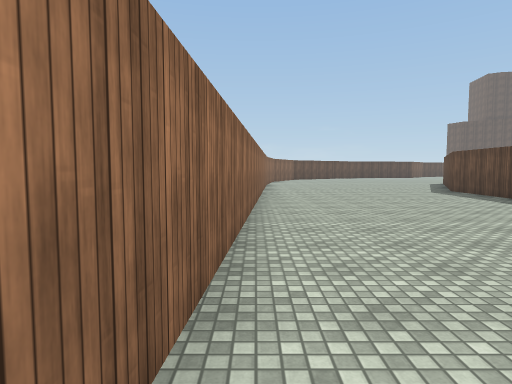
[1] (above)

22 first-person views from a walk through a Unity game level. The camera is 1.5 m above the floor, tilts 4° down and sees 75° across. The floor is counted in squares, 2 m on a side. Each view is taken from the middle of a square. On the plan, view 1 faces up. The plan holds only what a view shows up to about 11 squares ahead; the rest is blank. The place goes on beyond the plan. Surface patterns are stand-ins for the level's own textures.

[2]
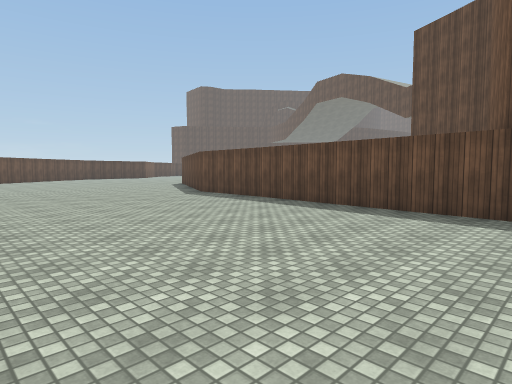

[3]
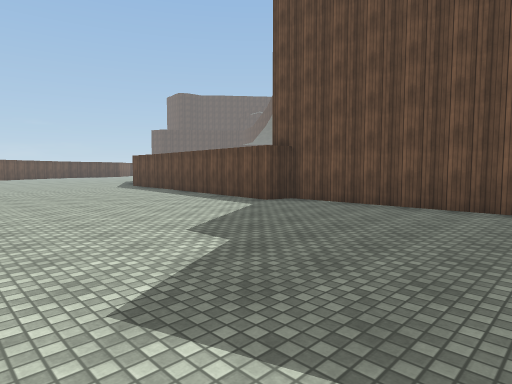

[4]
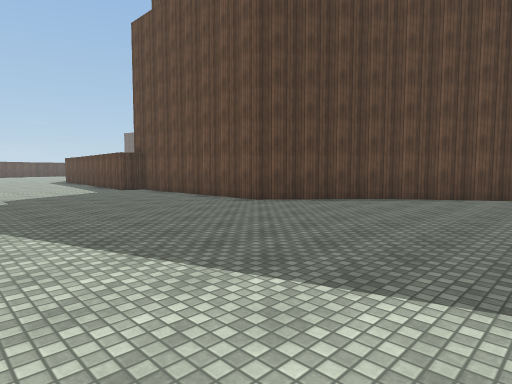

[5]
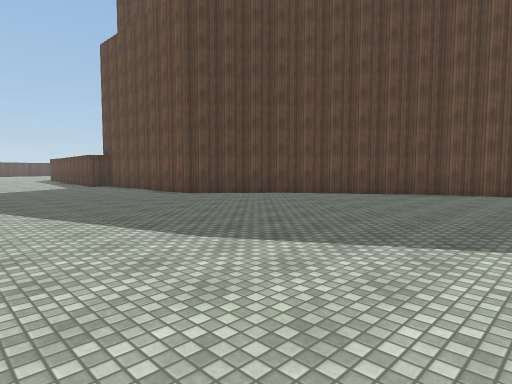

[6]
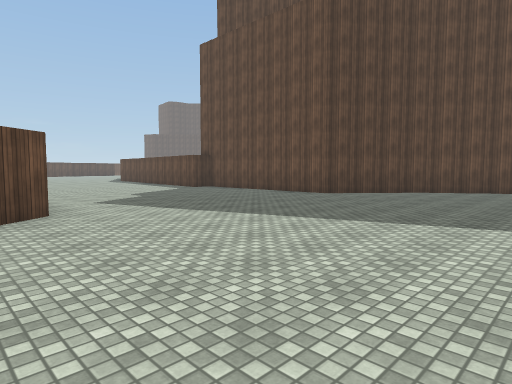

[7]
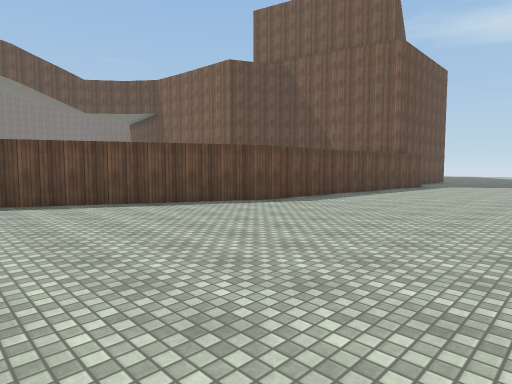

[8]
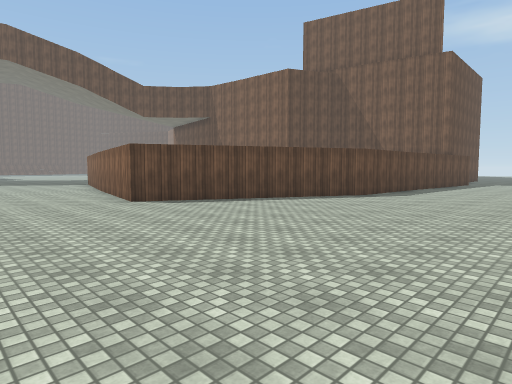

[9]
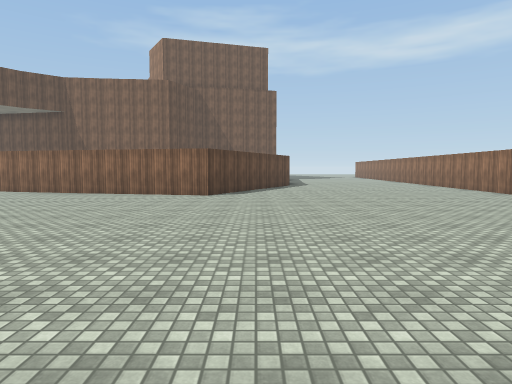

[10]
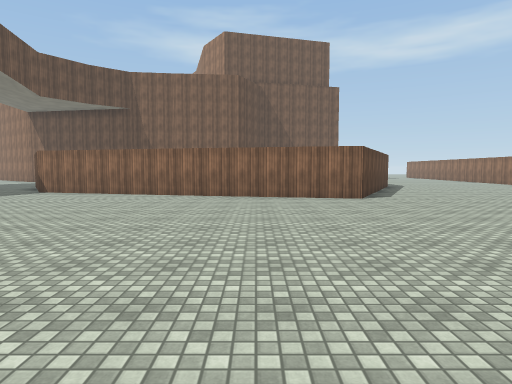

[11]
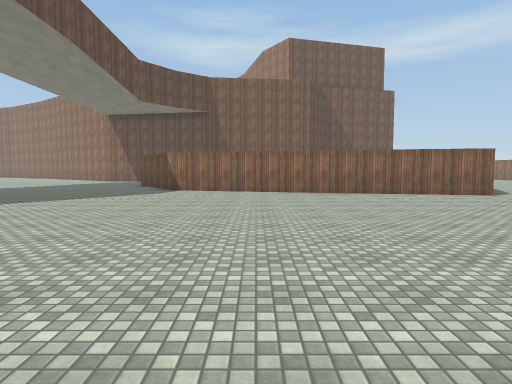

[12]
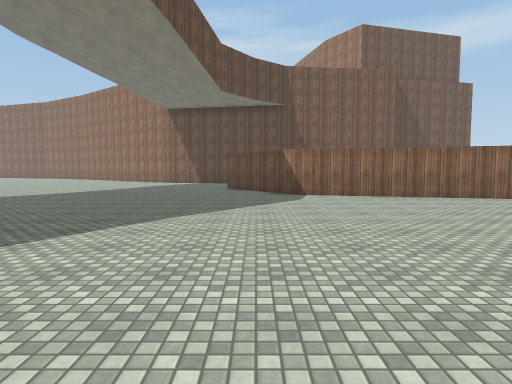

[13]
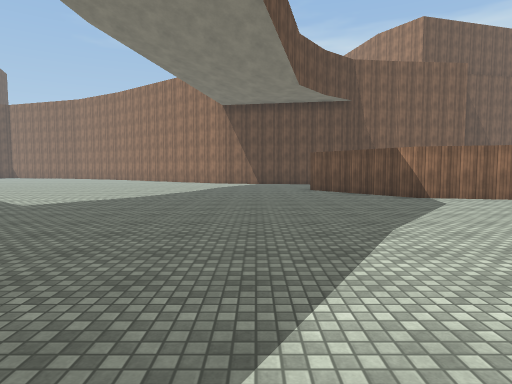

[14]
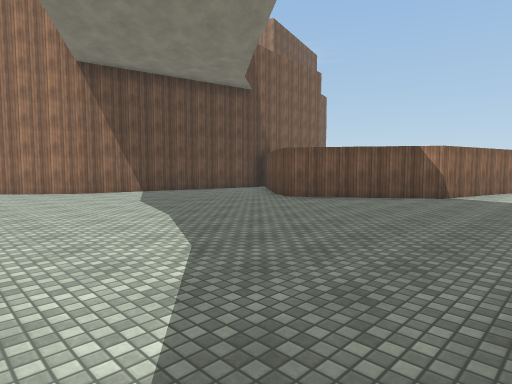

[15]
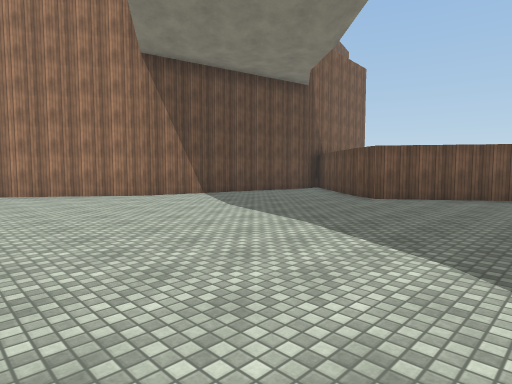

[16]
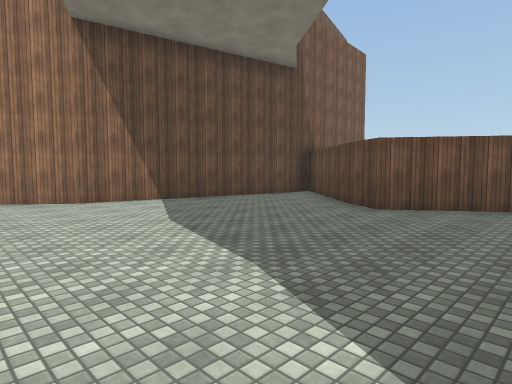

[17]
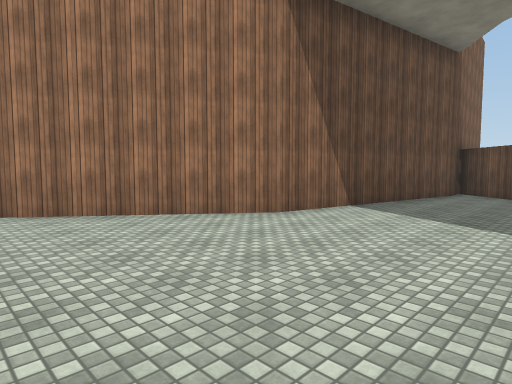

[18]
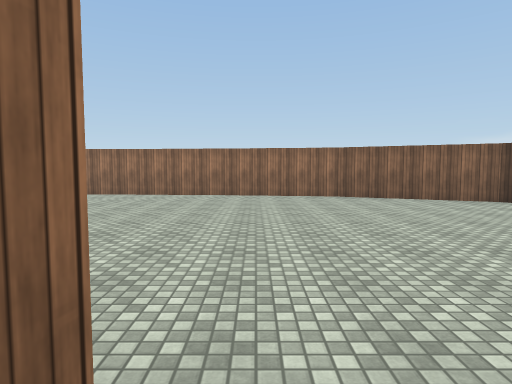

[19]
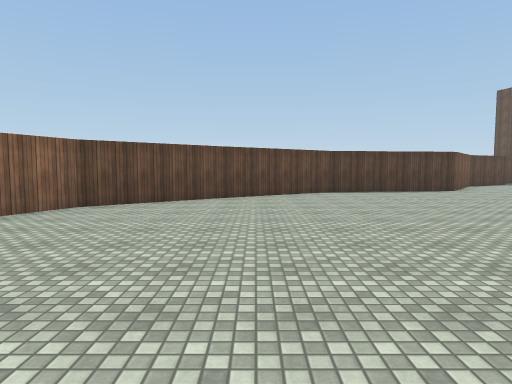

[20]
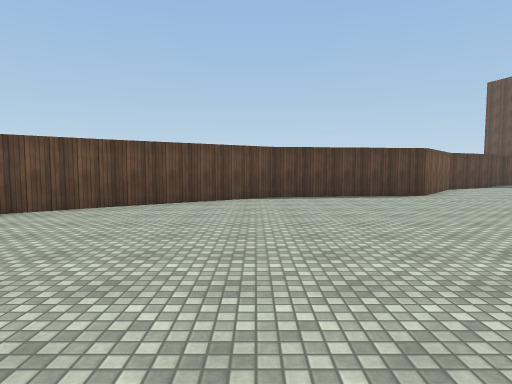

[21]
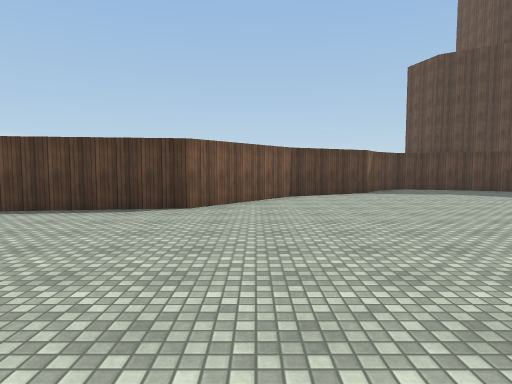

[22]
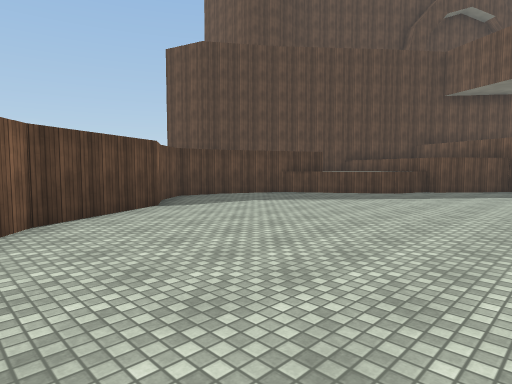

### Floor plan
Points are (right, up) in squares from view 1. A wall is a line through its corners. A room is listed if a view was taken in it or the views show most of it. See-through windows are left out.
Room 1 (views 1, 2, 3, 4, 5, 6, 7, 8, 9, 10, 11, 12, 13, 14, 15, 16, 17, 18, 19, 20, 21, 22)
walls: (18.9, 14.5) (21.1, 11.3) (20.5, 10.3); (20.6, 10.5) (17.7, 7.2); (6.5, 11) (9.3, 16.7) (19, 14.6); (18.4, 7.4) (24.7, 6.2) (28.2, 3.7); (8.3, 27) (2.5, 22.5) (0.9, 19); (0.7, 19.1) (0.3, 12); (0.2, 10.4) (-0.4, 0.4); (18.1, 32.3) (17.4, 31.3) (15, 30) (12.8, 27.3) (8.3, 26.7); (25.4, 28.7) (24, 29.1) (22.1, 32); (27.3, 26.8) (25.3, 28.4) (25.6, 29.1); (20.4, 32.8) (19, 33) (18, 32.1); (22.9, 31.7) (20.3, 32.9); (9, -5.3) (6.7, -3.3) (6.6, 2.3) (5.9, 2.5) (6.7, 11.1); (-0.6, -2.9) (-1.4, -3.5); (11.8, -10.6) (11.4, -9) (8.9, -5.2)

Positions as (right, up) in squares from view 1, and headings:
1: (0, 0), facing up
2: (0, 2), facing up-right
3: (0, -3), facing up-right
4: (1, -9), facing up-right
5: (1, -12), facing up-right
6: (-2, -9), facing up-right
7: (1, 17), facing down-right
8: (2, 20), facing down-right
9: (8, 26), facing down
10: (12, 25), facing down
11: (16, 26), facing down
12: (20, 24), facing down
13: (23, 23), facing down
14: (28, 17), facing down-left
15: (29, 15), facing down-left
16: (27, 14), facing down-left
17: (29, 10), facing down-left
18: (10, 17), facing left
19: (6, 16), facing up
20: (8, 18), facing up
21: (14, 21), facing up
22: (14, 25), facing up-right
